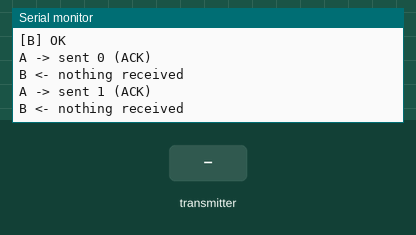
Simulated run of this sketch. Board: ESP32. Parts: the last lines printed to the serial monitor. The test bench sets the inputs (shaded band). No radio packets arrive unless stated.

Above: at 1.7 s.
1.8 s: the transmitter starts sending received = 0
At 3.4 s:
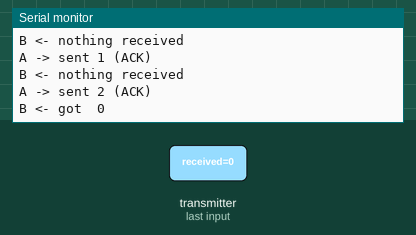
4.8 s: the transmitter starts sending received = 1024
At 6.2 s:
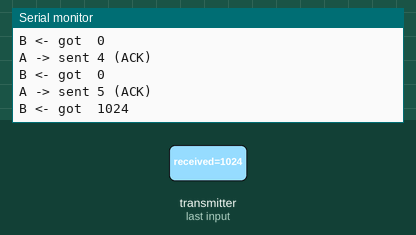
Timing chart, 0 to 7.8 s (numbered marks = the images above; inputs shaded):
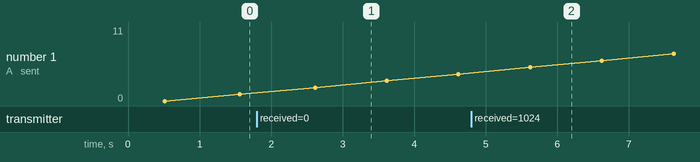

Measured:
- after the input at 1.8 s, the serial monitor: prints a new line after 0.82 s (image 1)
- after the input at 4.8 s, the serial monitor: prints a new line after 0.82 s (image 2)

The sketch:

dual_nrf24.ino
```cpp
// Two nRF24L01+ radios on one ESP32-WROOM-32E sharing the VSPI bus.
//
// Wiring (both modules: VCC=3V3, GND=GND, add 10uF cap across VCC/GND):
//   Signal | Radio A | Radio B
//   SCK    | GPIO18  | GPIO18
//   MISO   | GPIO19  | GPIO19
//   MOSI   | GPIO23  | GPIO23
//   CSN    | GPIO5   | GPIO17
//   CE     | GPIO4   | GPIO16
//
// Self-test: radio A transmits a counter, radio B receives it.
#include <SPI.h>   // SPI bus driver (ships with the ESP32 core)
#include "RF24.h"  // TMRh20 RF24 library for the nRF24L01+

constexpr uint8_t RADIO_A_CE = 4;
constexpr uint8_t RADIO_A_CSN = 5;
constexpr uint8_t RADIO_B_CE = 16;
constexpr uint8_t RADIO_B_CSN = 17;

constexpr uint8_t CHANNEL = 76;
const uint8_t PIPE_ADDRESS[6] = "NODE1";

RF24 radioA(RADIO_A_CE, RADIO_A_CSN);
RF24 radioB(RADIO_B_CE, RADIO_B_CSN);

uint32_t counter = 0;

static bool initRadio(RF24 &radio, const char *name) {
  if (!radio.begin(&SPI)) {
    Serial.printf("[%s] begin() failed: check wiring/power\n", name);
    return false;
  }
  if (!radio.isChipConnected()) {
    Serial.printf("[%s] chip not responding on SPI\n", name);
    return false;
  }
  radio.setChannel(CHANNEL);
  radio.setPALevel(RF24_PA_LOW);  // radios are close together
  radio.setDataRate(RF24_1MBPS);
  radio.setPayloadSize(sizeof(counter));
  Serial.printf("[%s] OK\n", name);
  return true;
}

void setup() {
  Serial.begin(115200);
  delay(500);
  Serial.println("\nESP32 dual nRF24L01+ test");

  // Keep both CSN lines high before touching the shared bus.
  pinMode(RADIO_A_CSN, OUTPUT);
  pinMode(RADIO_B_CSN, OUTPUT);
  digitalWrite(RADIO_A_CSN, HIGH);
  digitalWrite(RADIO_B_CSN, HIGH);

  SPI.begin();  // VSPI defaults: SCK=18, MISO=19, MOSI=23

  bool okA = initRadio(radioA, "A");
  bool okB = initRadio(radioB, "B");
  if (!okA || !okB) {
    Serial.println("Halting: fix the failing radio and reset.");
    while (true) delay(1000);
  }

  radioA.openWritingPipe(PIPE_ADDRESS);
  radioA.stopListening();

  radioB.openReadingPipe(1, PIPE_ADDRESS);
  radioB.startListening();
}

void loop() {
  bool acked = radioA.write(&counter, sizeof(counter));
  Serial.printf("A -> sent %lu %s\n", (unsigned long)counter, acked ? "(ACK)" : "(no ACK)");

  uint32_t start = millis();
  while (!radioB.available() && millis() - start < 50) {
  }
  if (radioB.available()) {
    uint32_t received = 0;
    radioB.read(&received, sizeof(received));
    Serial.printf("B <- got  %lu\n", (unsigned long)received);
  } else {
    Serial.println("B <- nothing received");
  }

  counter++;
  delay(1000);
}
```
